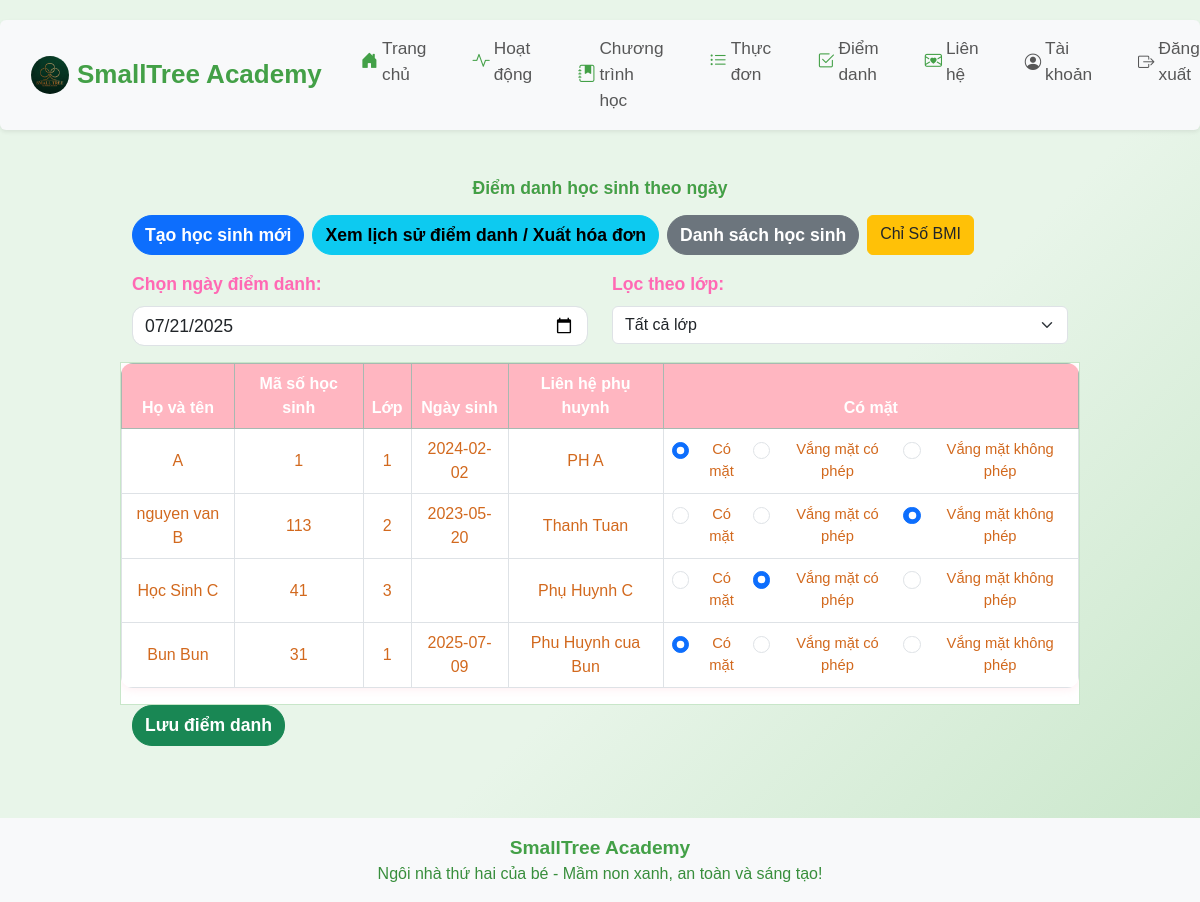
Before: /attendance (signed in) with the older database file.
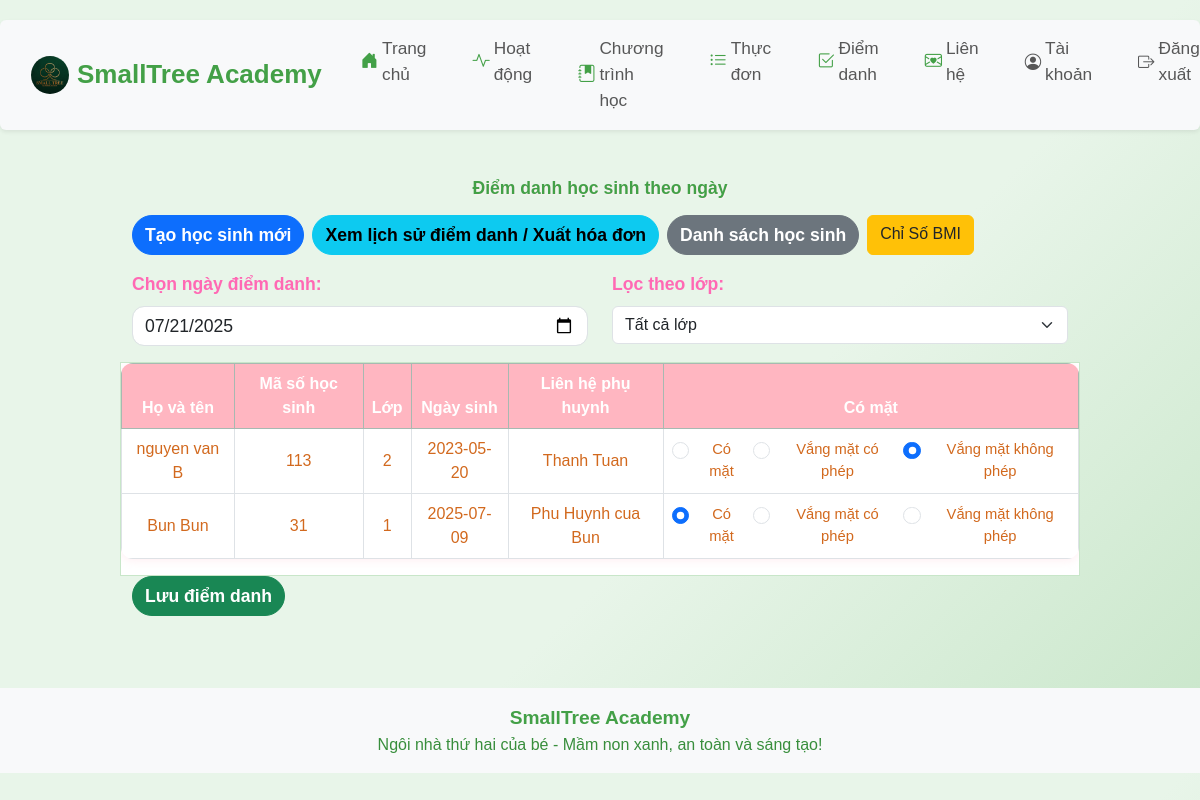
After: the same page with the newer database file.
### app/models.py (models this page shows)
class Child(db.Model):
    id = db.Column(db.Integer, primary_key=True)
    name = db.Column(db.String(100), nullable=False)
    age = db.Column(db.Integer, nullable=False)
    parent_contact = db.Column(db.String(100), nullable=False)
    class_name = db.Column(db.String(100))
    birth_date = db.Column(db.String(20))
    status = db.Column(db.String(20), default='Chưa điểm danh')
    email = db.Column(db.String(100))
    phone = db.Column(db.String(20))
    password = db.Column(db.String(100))
    student_code = db.Column(db.String(20), unique=True, nullable=True)

### app/routes.py (the view, shortened to what this page needs)
@main.route('/attendance', methods=['GET', 'POST'])
def attendance():
    if not session.get('role'):
        flash('Bạn phải đăng nhập mới truy cập được trang này!', 'danger')
        return redirect(url_for('main.about'))
    if session.get('role') == 'parent':
        return redirect(url_for('main.attendance_history'))
    from datetime import date
    attendance_date = request.form.get('attendance_date') if request.method == 'POST' else request.args.get('attendance_date') or date.today().strftime('%Y-%m-%d')
    selected_class = request.args.get('class_name') or request.form.get('class_name')
    class_names = [row[0] for row in db.session.query(Child.class_name).distinct().filter(Child.class_name != None).all()]
    if selected_class:
        students = Child.query.filter_by(class_name=selected_class).all()
    else:
        students = Child.query.all()
    for student in students:
        record = AttendanceRecord.query.filter_by(child_id=student.id, date=attendance_date).first()
        if record:
            student.status = record.status
        else:
            student.status = 'Vắng'
    mobile = is_mobile()
    return render_template('attendance.html', students=students, title='Điểm danh', current_date=attendance_date, mobile=mobile, class_names=class_names, selected_class=selected_class)

### app/__init__.py (called while the page is built)
def create_app():
    app = Flask(__name__)
    app.config['SECRET_KEY'] = 'your-secret-key'
    app.config['SQLALCHEMY_DATABASE_URI'] = 'sqlite:///site.db'
    app.config['SQLALCHEMY_TRACK_MODIFICATIONS'] = False
    db.init_app(app)
    migrate = Migrate(app, db)
    csrf = CSRFProtect(app)
    @app.context_processor
    def inject_csrf_token():
        from flask_wtf.csrf import generate_csrf
        return dict(csrf_token=generate_csrf)
    from app.routes import main
    app.register_blueprint(main)
    return app

### app/routes.py (called while the page is built)
def is_mobile():
    ua = request.user_agent.string.lower()
    return 'mobile' in ua or 'android' in ua or 'iphone' in ua

### app/templates/attendance.html (shortened to what this page needs)
{% extends 'base.html' %}
{% block content %}
<div class="container-fluid mt-4 mb-4 px-0">
    <h2 class="fw-bold text-center mb-3" style="color:#43a047; font-size:1.1em;">Điểm danh học sinh theo ngày</h2>
    <div class="d-flex flex-column flex-md-row gap-2 mb-3 attendance-btn-group-mobile">
        <a href="/attendance/new" class="btn btn-primary {% if mobile %}attendance-btn-mobile{% endif %}">Tạo học sinh mới</a>
        <a href="/attendance/history" class="btn btn-info {% if mobile %}attendance-btn-mobile{% endif %}" {% if session['role'] == 'parent' %}style="display:none;"{% endif %}>Xem lịch sử điểm danh / Xuất hóa đơn</a>
        <a href="/students" class="btn btn-secondary {% if mobile %}attendance-btn-mobile{% endif %}">Danh sách học sinh</a>
        <a href="/bmi-index" class="btn btn-warning text-dark {% if mobile %}attendance-btn-mobile{% endif %}">Chỉ Số BMI</a>
    </div>
    <form method="get" action="">
        <div class="row mb-3">
            <div class="col-md-6">
                <label for="attendance_date" class="form-label">Chọn ngày điểm danh:</label>
                <input type="date" id="attendance_date" name="attendance_date" class="form-control" value="{{ current_date }}" onchange="this.form.submit()">
            </div>
            <div class="col-md-6">
                <label for="class_name" class="form-label">Lọc theo lớp:</label>
                <select id="class_name" name="class_name" class="form-select" onchange="this.form.submit()">
                    <option value="">Tất cả lớp</option>
                </select>
            </div>
        </div>
    </form>
    <form method="post">
        <div class="table-responsive attendance-table-wrapper">
            <table class="table table-bordered align-middle {% if mobile %}attendance-table-mobile{% else %}attendance-table-desktop{% endif %}">
                <thead class="table-success">
                    <tr>
                        <th>Họ và tên</th>
                        <th>Mã số học sinh</th>
                        <th>Lớp</th>
                        <th>Ngày sinh</th>
                        <th>Liên hệ phụ huynh</th>
                        <th>Có mặt</th>
                    </tr>
                </thead>
                <tbody>
                    {% for student in students %}
                    <tr>
                        <td>{{ student.name }}</td>
                        <td>{{ student.student_code }}</td>
                        <td>{{ student.class_name if student.class_name else '' }}</td>
                        <td>{{ student.birth_date if student.birth_date else '' }}</td>
                        <td>{{ student.parent_contact }}</td>
                        <td>
                            <div class="d-flex flex-column flex-md-row gap-2 attendance-radio-mobile">
                                <div class="form-check">
                                    <input class="form-check-input" type="radio" name="present_{{ student.id }}" id="present_yes_{{ student.id }}" value="yes" {% if student.status == 'Có mặt' %}checked{% endif %}>
                                    <label class="form-check-label" for="present_yes_{{ student.id }}">Có mặt</label>
                                </div>
                                <div class="form-check">
                                    <input class="form-check-input" type="radio" name="present_{{ student.id }}" id="present_absent_excused_{{ student.id }}" value="absent_excused" {% if student.status == 'Vắng mặt có phép' %}checked{% endif %}>
                                    <label class="form-check-label" for="present_absent_excused_{{ student.id }}">Vắng mặt có phép</label>
                                </div>
                                <div class="form-check">
                                    <input class="form-check-input" type="radio" name="present_{{ student.id }}" id="present_absent_unexcused_{{ student.id }}" value="absent_unexcused" {% if student.status == 'Vắng mặt không phép' %}checked{% endif %}>
                                    <label class="form-check-label" for="present_absent_unexcused_{{ student.id }}">Vắng mặt không phép</label>
                                </div>
                            </div>
                        </td>
                    </tr>
                    {% else %}
                    <tr><td colspan="6" class="text-center">Chưa có học sinh nào.</td></tr>
                    {% endfor %}
                </tbody>
            </table>
        </div>
        <button type="submit" class="btn btn-success {% if mobile %}attendance-btn-mobile{% endif %}">Lưu điểm danh</button>
    </form>
</div>
{% endblock %}

### app/templates/base.html (shortened to what this page needs)
<!DOCTYPE html>
<html lang="vi">
<head>
    <link href="https://cdn.jsdelivr.net/npm/bootstrap@5.3.3/dist/css/bootstrap.min.css" rel="stylesheet">
    <link rel="stylesheet" href="{{ url_for('static', filename='css/style.css') }}">
    <link rel="stylesheet" href="https://cdn.jsdelivr.net/npm/bootstrap-icons@1.10.5/font/bootstrap-icons.css">
</head>
<body>
    <nav class="navbar navbar-expand-lg navbar-light bg-light shadow-sm mb-4 rounded" style="border-radius:18px;">
        <div class="container-fluid px-3">
            <a class="navbar-brand fw-bold d-flex align-items-center" href="/">
                <img src="{{ url_for('static', filename='images/logo.jpg') }}" alt="Logo" style="width:38px; margin-right:8px; border-radius:50%;">
                <span style="color:#43a047; font-family:'Comic Sans MS', 'Arial', sans-serif; font-size:1.3em;">SmallTree Academy</span>
            </a>
            <div class="collapse navbar-collapse" id="navbarNav">
                <ul class="navbar-nav ms-auto mb-2 mb-lg-0" style="font-size:1.08em;">
                    <li class="nav-item">
                        <a class="nav-link d-flex align-items-center" href="/">
                            <i class="bi bi-house-door-fill me-1" style="color:#43a047;"></i> Trang chủ
                        </a>
                    </li>
                    <li class="nav-item">
                        <a class="nav-link d-flex align-items-center" href="/activities">
                            <i class="bi bi-activity me-1" style="color:#43a047;"></i> Hoạt động
                        </a>
                    </li>
                    <li class="nav-item">
                        <a class="nav-link d-flex align-items-center" href="{{ url_for('main.curriculum') }}">
                            <i class="bi bi-journal-bookmark-fill me-1" style="color:#43a047;"></i> Chương trình học
                        </a>
                    </li>
                    <li class="nav-item">
                        <a class="nav-link d-flex align-items-center" href="{{ url_for('main.menu') }}">
                            <i class="bi bi-list-ul me-1" style="color:#43a047;"></i> Thực đơn
                        </a>
                    </li>
                    <li class="nav-item">
                        <a class="nav-link d-flex align-items-center" href="{{ url_for('main.attendance') }}">
                            <i class="bi bi-check2-square me-1" style="color:#43a047;"></i> Điểm danh
                        </a>
                    </li>
                    <li class="nav-item">
                        <a class="nav-link d-flex align-items-center" href="/contact">
                            <i class="bi bi-envelope-heart me-1" style="color:#43a047;"></i> Liên hệ
                        </a>
                    </li>
                    {% if session.get('role') %}
                    <li class="nav-item">
                        <a href="/profile" class="nav-link d-flex align-items-center">
                            <i class="bi bi-person-circle me-1" style="font-size:0.95em;"></i> Tài khoản
                        </a>
                    </li>
                    <li class="nav-item">
                        <a href="/logout" class="nav-link d-flex align-items-center">
                            <i class="bi bi-box-arrow-right me-1" style="font-size:0.95em;"></i> Đăng xuất
                        </a>
                    </li>
                    {% else %}
                    <li class="nav-item">
                        <a href="/login" class="nav-link d-flex align-items-center">
                            <i class="bi bi-box-arrow-in-right me-1" style="font-size:0.95em;"></i> Đăng nhập
                        </a>
                    </li>
                    {% endif %}
                </ul>
            </div>
        </div>
    </nav>
    <main class="container">
        {% block content %}{% endblock %}
    </main>
    <footer class="bg-light text-center py-3 mt-5">
        <div class="container">
            <span class="fw-bold" style="color:#43a047; font-size:1.2em;">SmallTree Academy</span><br>
            <span style="color:#388e3c;">Ngôi nhà thứ hai của bé - Mầm non xanh, an toàn và sáng tạo!</span>
        </div>
    </footer>
</body>
</html>

### app/static/css/style.css (style rules this page uses)
body { font-family: 'Comic Sans MS', 'Arial', sans-serif; background: linear-gradient(135deg, #e8f5e9 60%, #c8e6c9 100%); }
nav { margin: 20px 0; }
nav a { margin: 0 15px; color: white; text-decoration: none; }
.container { width: 80%; margin: auto; overflow: hidden; }
footer { background-color: #ffb6c1; color: white; text-align: center; padding: 10px 0; position: relative; bottom: 0; width: 100%; font-family: 'Comic Sans MS', 'Arial', sans-serif; }
h1, h2, h3 { color: #ff69b4; font-family: 'Comic Sans MS', 'Arial', sans-serif; text-shadow: 1px 1px 2px #fff0f5; }
.btn-primary, .btn-info, .btn-success, .btn-secondary { border-radius: 20px; font-weight: bold; font-size: 1.1em; }
.table { background: #fff0f5; border-radius: 12px; overflow: hidden; box-shadow: 0 2px 8px rgba(255, 182, 193, 0.2); }
.table th { background: #ffb6c1; color: #fff; font-size: 1em; text-align: center; }
.table td { text-align: center; vertical-align: middle; font-size: 1em; color: #d2691e; }
.form-control, .form-label { border-radius: 12px; font-size: 1.1em; }
.form-label { color: #ff69b4; font-weight: bold; }

### app/templates/attendance.html (style rules this page uses)
.attendance-table-desktop { font-size:1em; }
.attendance-btn-group-mobile { display:flex; flex-direction:column; gap:8px; }
.attendance-radio-mobile .form-check-input { width:1.1em; height:1.1em; }
.attendance-radio-mobile .form-check-label { font-size:0.92em; margin-left:3px; }
.attendance-table-wrapper { border:1.5px solid #c8e6c9; border-radius:0; box-shadow:none; background:#fff; margin-left:-12px; margin-right:-12px; }

Changed rows visible on the page:
removed Child: name "A", student_code "1", class_name "1", birth_date "2024-02-02", parent_contact "PH A", status "☑ Có mặt", status "☐ Vắng mặt có phép", status "☐ Vắng mặt không phép"
removed Child: name "Học Sinh C", student_code "41", class_name "3", parent_contact "Phụ Huynh C", status "☐ Có mặt", status "☑ Vắng mặt có phép", status "☐ Vắng mặt không phép"
